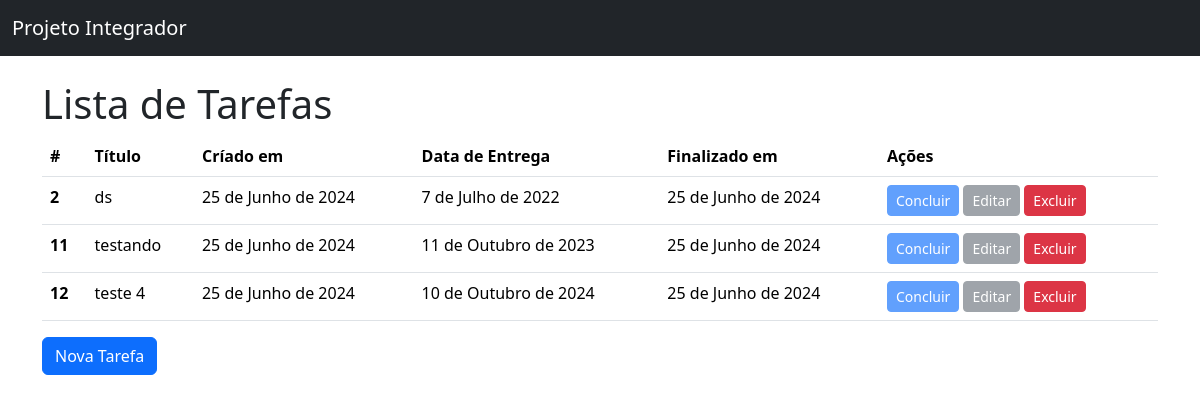
The page / on the database its author committed.
### todos/models.py (models this page shows)
class Todo(models.Model):
    title = models.CharField(verbose_name="Título",max_length=50, null=False, blank=False)
    created_at = models.DateField(verbose_name="Data de Entrega",auto_now_add=True, null=False, blank=False)
    deadline = models.DateField(null=False, blank=False)
    finished_at = models.DateField(null=True)

### todos/views.py (the view)
# urls.py: path("",TodosListVieW.as_view(), name="todo_list"),
class TodosListVieW(ListView):
    model = Todo

### todos/templates/todos/todo_list.html (shortened to what this page needs)
<!doctype html>
<html lang="pt-br">
  <head>
    <link href="https://cdn.jsdelivr.net/npm/bootstrap@5.3.3/dist/css/bootstrap.min.css" rel="stylesheet">
  </head>
  <body>
    <nav class="navbar bg-dark mb-4"  data-bs-theme="dark">
        <div class="container-fluid">
            <a class="navbar-brand" href="#">Projeto Integrador</a>
        </div>
    </nav>
    <main class="container">
        <h1> Lista de Tarefas </h1>
        {%if todo_list %}
            <table class="table">
                <thead>
                    <tr>
                        <th scope="col">#</th>
                        <th scope="col">Título</th>
                        <th scope="col">Críado em</th>
                        <th scope="col">Data de Entrega</th>
                        <th scope="col">Finalizado em</th>
                        <th scope="col">Ações</th>
                    </tr>
                </thead>
                <tbody>
                    {% for todo in todo_list %}
                        <tr>
                            <th scope="row">{{ todo.id}}</th>
                            <td>{{todo.title}}</td>
                            <td>{{todo.created_at}}</td>
                            <td>{{todo.deadline}}</td>
                            <td>{{todo.finished_at| default:"-"}}</td>
                            <td>
                                <a href="{% url 'todo_complete' pk=todo.pk %}" class ="btn btn-primary btn-sm {% if todo.finished_at %}disabled{% endif %}"> Concluir</a>
                                <a href="{% url 'todo_update' pk=todo.pk %}" class ="btn btn-secondary btn-sm {% if todo.finished_at %}disabled{% endif %}"> Editar</a>
                                <a href="{% url 'todo_delete' pk=todo.pk %}" class ="btn btn-danger btn-sm"> Excluir</a>
                            </td>
                        </tr>
                    {% endfor %}
                </tbody>
            </table>
        {%else %}
            <p> Não há tarefas cadastradas</p>
        {%endif%}
        <a href="{% url 'todo_create' %}" class="btn btn-primary">Nova Tarefa</a>
    </main>
  </body>
</html>

### rows shown on the page
Todo: id "2", title "ds", created_at "25 de Junho de 2024", deadline "7 de Julho de 2022", finished_at "25 de Junho de 2024"
Todo: id "11", title "testando", created_at "25 de Junho de 2024", deadline "11 de Outubro de 2023", finished_at "25 de Junho de 2024"
Todo: id "12", title "teste 4", created_at "25 de Junho de 2024", deadline "10 de Outubro de 2024", finished_at "25 de Junho de 2024"
